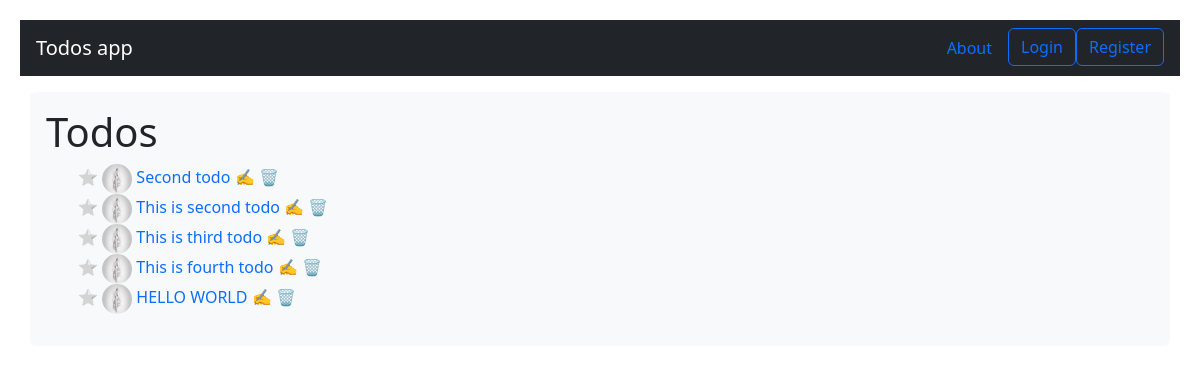
/, run on an earlier commit of the app's database.
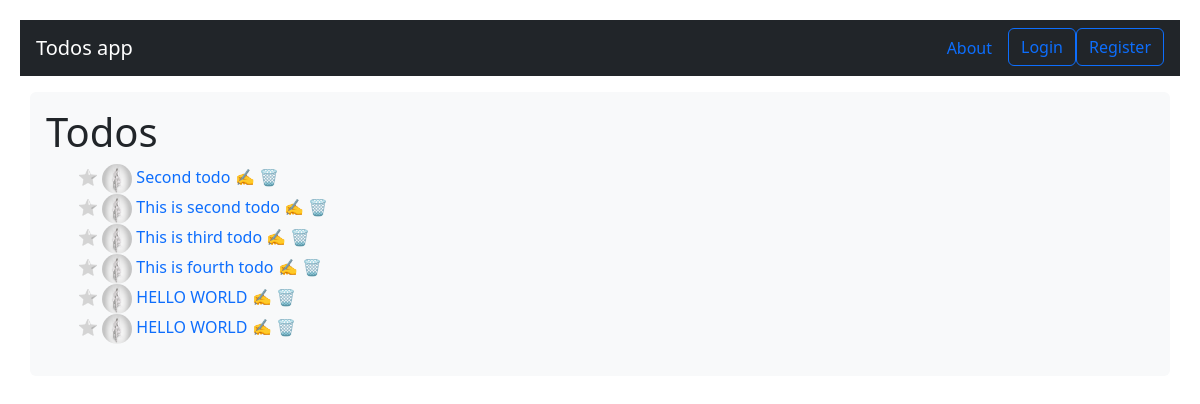
And on a later commit of the database.
### todos/models.py (models this page shows, shortened)
class Todos(models.Model):
    author = models.ForeignKey(User, on_delete=models.CASCADE)
    title = models.CharField(max_length=255)
    description = models.TextField()
    created_at = models.DateTimeField(auto_now_add=True)
    updated_at = models.DateTimeField(auto_now=True)
    completed = models.BooleanField(default=False)
    class Meta:
        verbose_name_plural = 'Todos'

### users/models.py (models this page shows, shortened)
class Profile(models.Model):
    user = models.OneToOneField(User, on_delete=models.CASCADE)
    image = models.ImageField(upload_to='images/', default='images/default.png')
    bio = models.TextField(default='')

### todos/views.py (the view)
# urls.py: path('', HomePageView.as_view(), name='home'),
class HomePageView(ListView):
    model = Todos
    template_name = 'home.html'
    context_object_name = 'todos'
    def get_context_data(self, **kwargs):
        context = super().get_context_data(**kwargs)
        favorite_todos = self.request.session.get('favorite_todos', [])
        context["favorite_todos"] = favorite_todos
        return context

### templates/home.html (shortened to what this page needs)
{% extends 'base.html' %}
{% load static %}
{% load django_bootstrap5 %}
{% block content %}
<div class="container bg-light text-dark p-3 rounded">
  <h1>Todos</h1>
  <ul>
    {% for todo in todos %}
    <li>
      {% if todo.id in favorite_todos %}
        <a href="{% url 'toggle-favorite' todo.id %}">⭐</a>
      {% else %}
        <a href="{% url 'toggle-favorite' todo.id %}"
          style="filter: grayscale(100%);">⭐</a>
      {% endif %}
      <a href="{% url 'todo-details' todo.id %}">
        <img src="{{ todo.author.profile.image.url }}" width="30" height="30" class="rounded-circle">
        {{ todo.title }}
      </a>
      <a href="{% url 'update-todo' todo.id %}" class="action update">✍️</a>
      <a style="cursor:pointer;" class="action delete" href="{% url 'delete-todo' todo.id %}">🗑️</a>
    </li>
    {% endfor %}
  </ul>
</div>
{% endblock %}

### templates/base.html (shortened to what this page needs)
{% load static %}
{% load django_bootstrap5 %}
{% bootstrap_css %}
<!DOCTYPE html>
<html lang="en">
<head>
    <link rel="stylesheet" href="{% static 'styles/resets.css' %}">
</head>
<body>
    {% include 'navbar.html' %}
    {% block content %}
    {% endblock content %}
</body>
</html>

### templates/navbar.html
<nav id="navbar-example2" class="navbar navbar-dark bg-dark px-3 mb-3">
  <a class="navbar-brand" href="{% url 'home' %}">Todos app</a>
  <ul class="nav nav-pills">
    <li class="nav-item">
      <a class="nav-link" href="{% url 'about' %}">About</a>
    </li>
    {% if request.user.is_authenticated %}
      <li class="nav-item">
        <a class="btn btn-outline-primary" href="{% url 'create-todo' %}">Create new todo</a>
      </li>
      <li class="nav-item">
        <a class="nav-link" href="{% url 'profile' %}">
            <img style="transform: scale(2);"  class="rounded-circle"
            src="{{ request.user.profile.image.url }}" width="20" height="20" />
        </a>
      </li>
    {% else %}
      <li class="nav-item">
        <a class="btn btn-outline-primary" href="{% url 'account_login' %}">Login</a>
      </li>
      <li class="nav-item">
        <a class="btn btn-outline-primary" href="{% url 'account_signup' %}">Register</a>
      </li>
    {% endif %}
  </ul>
</nav>

### templates/home.html (style rules this page uses)
li { list-style: none; }
a { text-decoration: none; }

### templates/base.html (style rules this page uses)
* { margin: 0; padding: 0; box-sizing: border-box; transition: 0.2s; }
body { padding: 20px; }

What changed in the data, as far as the page shows it:
added Todos: author.profile.image (picture), title "HELLO WORLD"
